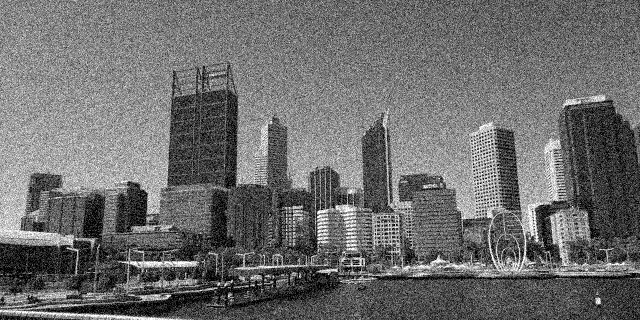
#> input picture A4/test/img1.png, 640 x 320 px; its folder holds 4 pictures in this run
$ python pd.py
#> lines starting #> are read from the running program, lines starting #| are printed output that depends on the picture
### A4/math_tools.py
import numpy as np
import scipy.sparse as sp


def spnabla(M, N):
    dx = spnabla_x(M, N)
    dy = spnabla_y(M, N)
    dxy = sp.vstack((dx, dy))
    return dxy


def spnabla_x(M, N):
    a = np.append(np.ones(N-1), 0)
    dx = sp.diags([np.tile(-a, M), np.tile(a, M)], [0, 1], (M*N, M*N))
    return dx.tocsr()


def spnabla_y(M, N):
    b = np.append(np.tile(np.ones(N), M-1), np.zeros(N))
    dy = sp.diags([-b, b], [0, N], (M*N, M*N))
    return dy.tocsr()


# [19 lines left out: functions spnabla_hp, spnabla_x_hp, spnabla_y_hp, not called in this run]

### A4/pd.py
import os
import numpy as np
import scipy.sparse as sp
from typing import Callable
import imageio.v2 as imageio

from math_tools import spnabla


def pdhg(
    x0: np.ndarray,
    K: sp.spmatrix,
    tau: float,
    prox_tG: Callable[[np.ndarray], np.ndarray],
    sigma: float,
    prox_sFstar: Callable[[np.ndarray], np.ndarray],
    max_iter: int = 200,
) -> np.ndarray:
    x = x0.copy()
    y = K @ x0

    for _ in range(max_iter):
        x_prev = x.copy()
        x = prox_tG(x - tau * K.T @ y)
        y = prox_sFstar(y + sigma * K @ (2 * x - x_prev))

    return x


if __name__ == '__main__':
    # All images are 320 x 640
    nabla = spnabla(320, 640)

    # Operator norm of nabla and standard choices for tau, sigma
    L = 8
    tau = 1 / np.sqrt(L)
    sigma = 1 / np.sqrt(L)

    # Tradeoff parameter
    lamda = 10
    max_iter = 200

    imnames = [f'img{i}' for i in range(1, 5)]
    for name in imnames:
        g = imageio.imread('./test/' + name + '.png') / 255.
#> g: shape (320, 640) float64; min 0, max 1, mean 0.428

        def prox_tG(u: np.ndarray) -> np.ndarray:
            '''
            Todo: Implement (16)
            '''
            return (u + tau * lamda * g.ravel()) / (1 + tau * lamda)

        def prox_sFs(p: np.ndarray) -> np.ndarray:
            '''
            Todo: Implement (17)
            '''
            p_reshaped = p.reshape(2, -1)
            norms = np.linalg.norm(p_reshaped, axis=0)
            scale = np.maximum(1, norms)
            p_reshaped /= scale
            return p_reshaped.ravel()


        denoised = pdhg(
            g.ravel(), nabla, tau, prox_tG, sigma, prox_sFs, max_iter
        ).reshape(g.shape)
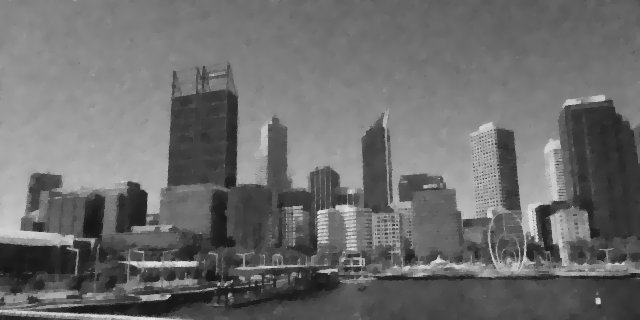
#> denoised: shape (320, 640) float64; min 0.0803, max 0.898, mean 0.428
        # Code with which the reference images were written to disk
        imageio.imsave(
            f'./output/{name}_ref_{lamda=}.png',
            (denoised.reshape(g.shape) * 255.).astype(np.uint8)
        )
#> pass 2 of the loop `for name in imnames:`:
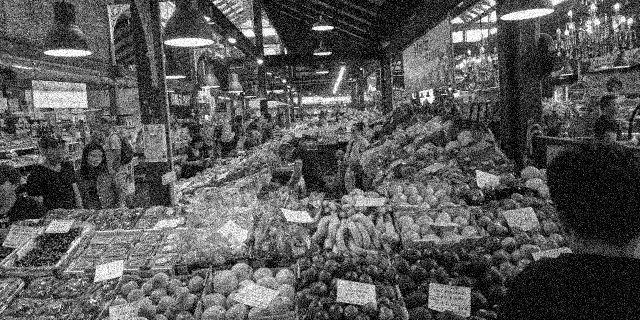
#> input picture A4/test/img2.png, 640 x 320 px
#> `denoised = pdhg( g.ravel(), nabla, tau, prox_tG, sigma, prox_sFs, max_..`:
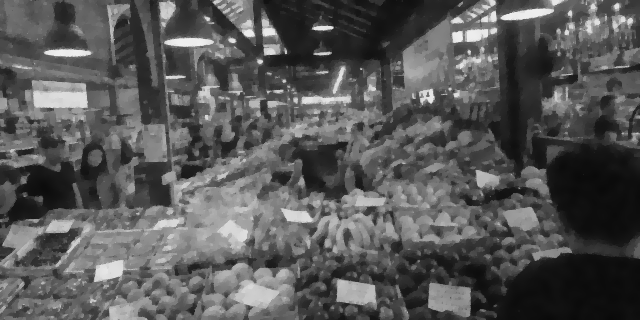
#> denoised: shape (320, 640) float64; min 0.0368, max 0.94, mean 0.344
#> pass 3 of the loop `for name in imnames:`:
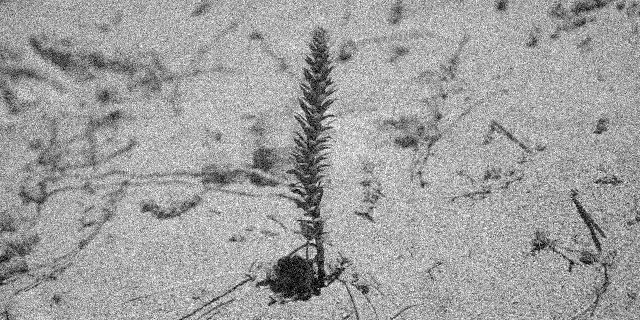
#> input picture A4/test/img3.png, 640 x 320 px
#> `denoised = pdhg( g.ravel(), nabla, tau, prox_tG, sigma, prox_sFs, max_..`:
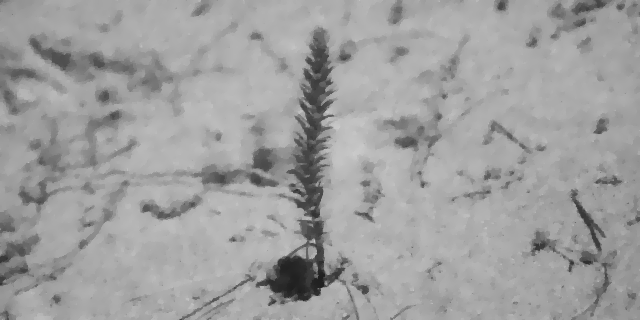
#> denoised: shape (320, 640) float64; min 0.123, max 0.796, mean 0.625
#> the loop made 4 passes; the first 3 are shown
